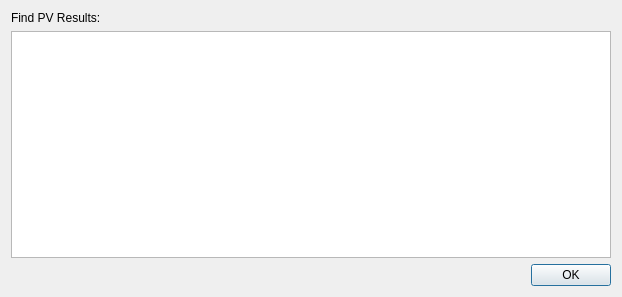
<?xml version="1.0" encoding="UTF-8"?>
<ui version="4.0">
 <class>Dialog</class>
 <widget class="QDialog" name="Dialog">
  <property name="geometry">
   <rect>
    <x>0</x>
    <y>0</y>
    <width>618</width>
    <height>297</height>
   </rect>
  </property>
  <property name="windowTitle">
   <string>Dialog</string>
  </property>
  <layout class="QVBoxLayout" name="verticalLayout">
   <item>
    <widget class="QLabel" name="progress_label">
     <property name="text">
      <string>Find PV Results:</string>
     </property>
    </widget>
   </item>
   <item>
    <widget class="QPlainTextEdit" name="found_pvs">
     <property name="minimumSize">
      <size>
       <width>600</width>
       <height>200</height>
      </size>
     </property>
     <property name="font">
      <font>
       <family>Monospace</family>
      </font>
     </property>
     <property name="textInteractionFlags">
      <set>Qt::TextSelectableByKeyboard|Qt::TextSelectableByMouse</set>
     </property>
     <property name="maximumBlockCount">
      <number>500</number>
     </property>
    </widget>
   </item>
   <item>
    <widget class="QDialogButtonBox" name="buttonBox">
     <property name="orientation">
      <enum>Qt::Horizontal</enum>
     </property>
     <property name="standardButtons">
      <set>QDialogButtonBox::Ok</set>
     </property>
    </widget>
   </item>
  </layout>
 </widget>
 <resources/>
 <connections>
  <connection>
   <sender>buttonBox</sender>
   <signal>accepted()</signal>
   <receiver>Dialog</receiver>
   <slot>accept()</slot>
   <hints>
    <hint type="sourcelabel">
     <x>248</x>
     <y>254</y>
    </hint>
    <hint type="destinationlabel">
     <x>157</x>
     <y>274</y>
    </hint>
   </hints>
  </connection>
  <connection>
   <sender>buttonBox</sender>
   <signal>rejected()</signal>
   <receiver>Dialog</receiver>
   <slot>reject()</slot>
   <hints>
    <hint type="sourcelabel">
     <x>316</x>
     <y>260</y>
    </hint>
    <hint type="destinationlabel">
     <x>286</x>
     <y>274</y>
    </hint>
   </hints>
  </connection>
 </connections>
</ui>
